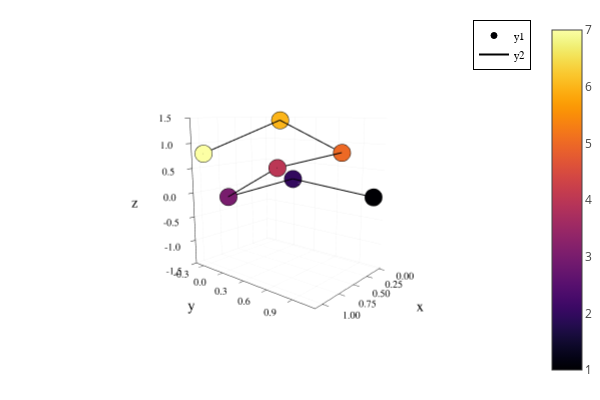

The code cell stored with this chart in its notebook:
### Code cell
newQ = dihedralRotate(newQ,1,pi/4)
fig = Plots.plot(zlim=(-1.5,1.5))
plotChain!(newQ)
display(fig)

### Figure 1 — Plotly figure (JSON) as saved in the notebook; plotly's stock layout.template omitted (floating-point values rounded to 4 significant figures; data arrays with more than 128 entries replaced by an {"elided": "..."} marker saying what was removed)
{"data": [{"colorbar": {"title": {"text": ""}}, "legendgroup": "y1", "marker": {"color": "rgba(0, 0, 4, 1.000)", "line": {"color": "rgba(0, 0, 0, 1)", "width": 1}, "size": 6, "symbol": "circle"}, "mode": "markers", "name": "y1", "scene": "scene", "showlegend": true, "type": "scatter3d", "x": [0.1], "xaxis": "x", "y": [1.1], "yaxis": "y", "z": [2.443e-09], "zaxis": "z", "zmax": 7, "zmin": 1}, {"colorbar": {"title": {"text": ""}}, "legendgroup": "y1", "marker": {"color": "rgba(51, 10, 94, 1.000)", "line": {"color": "rgba(0, 0, 0, 1)", "width": 1}, "size": 6, "symbol": "circle"}, "mode": "markers", "name": "y1", "scene": "scene", "showlegend": false, "type": "scatter3d", "x": [6.295e-09], "xaxis": "x", "y": [6.959e-09], "yaxis": "y", "z": [0.1], "zaxis": "z", "zmax": 7, "zmin": 1}, {"colorbar": {"title": {"text": ""}}, "legendgroup": "y1", "marker": {"color": "rgba(120, 28, 109, 1.000)", "line": {"color": "rgba(0, 0, 0, 1)", "width": 1}, "size": 6, "symbol": "circle"}, "mode": "markers", "name": "y1", "scene": "scene", "showlegend": false, "type": "scatter3d", "x": [1.0], "xaxis": "x", "y": [2.154e-09], "yaxis": "y", "z": [6.04e-09], "zaxis": "z", "zmax": 7, "zmin": 1}, {"colorbar": {"title": {"text": ""}}, "legendgroup": "y1", "marker": {"color": "rgba(187, 55, 85, 1.000)", "line": {"color": "rgba(0, 0, 0, 1)", "width": 1}, "size": 6, "symbol": "circle"}, "mode": "markers", "name": "y1", "scene": "scene", "showlegend": false, "type": "scatter3d", "x": [1.07], "xaxis": "x", "y": [0.7071], "yaxis": "y", "z": [0.7036], "zaxis": "z", "zmax": 7, "zmin": 1}, {"colorbar": {"title": {"text": ""}}, "legendgroup": "y1", "marker": {"color": "rgba(237, 105, 37, 1.000)", "line": {"color": "rgba(0, 0, 0, 1)", "width": 1}, "size": 6, "symbol": "circle"}, "mode": "markers", "name": "y1", "scene": "scene", "showlegend": false, "type": "scatter3d", "x": [0.07036], "xaxis": "x", "y": [0.7071], "yaxis": "y", "z": [0.8036], "zaxis": "z", "zmax": 7, "zmin": 1}, {"colorbar": {"title": {"text": ""}}, "legendgroup": "y1", "marker": {"color": "rgba(252, 181, 25, 1.000)", "line": {"color": "rgba(0, 0, 0, 1)", "width": 1}, "size": 6, "symbol": "circle"}, "mode": "markers", "name": "y1", "scene": "scene", "showlegend": false, "type": "scatter3d", "x": [0.1436], "xaxis": "x", "y": [-0.07036], "yaxis": "y", "z": [1.436], "zaxis": "z", "zmax": 7, "zmin": 1}, {"colorbar": {"title": {"text": ""}}, "legendgroup": "y1", "marker": {"color": "rgba(252, 255, 164, 1.000)", "line": {"color": "rgba(0, 0, 0, 1)", "width": 1}, "size": 6, "symbol": "circle"}, "mode": "markers", "name": "y1", "scene": "scene", "showlegend": false, "type": "scatter3d", "x": [0.99], "xaxis": "x", "y": [-0.3765], "yaxis": "y", "z": [0.7881], "zaxis": "z", "zmax": 7, "zmin": 1}, {"colorbar": {"title": {"text": ""}}, "hoverinfo": "none", "marker": {"cmax": 7, "cmin": 1, "color": [0.5], "colorscale": {"elided": "256x2 mixed values"}, "opacity": 1e-10, "showscale": true, "size": 1e-10}, "mode": "markers", "name": "y1", "scene": "scene", "showlegend": false, "type": "scatter3d", "x": [0.1], "xaxis": "x", "y": [1.1], "yaxis": "y", "z": [2.443e-09], "zaxis": "z", "zmax": 7, "zmin": 1}, {"colorbar": {"title": {"text": ""}}, "legendgroup": "y2", "line": {"color": "rgba(0, 0, 0, 1)", "dash": "solid", "shape": "linear", "width": 2}, "mode": "lines", "name": "y2", "scene": "scene", "showlegend": true, "type": "scatter3d", "x": [0.1, 6.295e-09, 1.0, 1.07, 0.07036, 0.1436, 0.99], "xaxis": "x", "y": [1.1, 6.959e-09, 2.154e-09, 0.7071, 0.7071, -0.07036, -0.3765], "yaxis": "y", "z": [2.443e-09, 0.1, 6.04e-09, 0.7036, 0.8036, 1.436, 0.7881], "zaxis": "z", "zmax": 7, "zmin": 1}], "layout": {"annotations": [], "height": 400, "legend": {"bgcolor": "rgba(255, 255, 255, 1.000)", "bordercolor": "rgba(0, 0, 0, 1)", "borderwidth": 1, "font": {"color": "rgba(0, 0, 0, 1)", "family": "sans-serif", "size": 11}, "title": {"font": {"color": "rgba(0, 0, 0, 1)", "family": "sans-serif", "size": 15}, "text": ""}, "tracegroupgap": 0, "traceorder": "normal", "x": 1, "xanchor": "auto", "y": 1, "yanchor": "auto"}, "margin": {"b": 20, "l": 0, "r": 0, "t": 20}, "paper_bgcolor": "rgba(255, 255, 255, 1.000)", "plot_bgcolor": "rgba(255, 255, 255, 1.000)", "scene": {"aspectmode": "auto", "aspectratio": {"x": 0.8145, "y": 1.123, "z": 1.093}, "camera": {"center": {"x": 0.2058, "y": 0.184, "z": 0.09774}, "eye": {"x": 2.162, "y": 1.826, "z": 0.5857}, "projection": {"type": "perspective"}, "up": {"x": 0, "y": 0, "z": 1}}, "domain": {"x": [0.09128, 0.9934], "y": [0.07581, 0.9902]}, "xaxis": {"gridcolor": "rgba(0, 0, 0, 0.1)", "gridwidth": 0.5, "linecolor": "rgba(0, 0, 0, 1)", "mirror": false, "range": [-0.03211, 1.102], "showgrid": true, "showline": true, "showticklabels": true, "tickangle": 0, "tickcolor": "rgb(0, 0, 0)", "tickfont": {"color": "rgba(0, 0, 0, 1)", "family": "sans-serif", "size": 11}, "tickmode": "array", "ticks": "inside", "ticktext": ["0.00", "0.25", "0.50", "0.75", "1.00"], "tickvals": [0, 0.25, 0.5, 0.75, 1], "title": {"font": {"color": "rgba(0, 0, 0, 1)", "family": "sans-serif", "size": 15}, "text": "x"}, "type": "linear", "visible": true, "zeroline": false, "zerolinecolor": "rgba(0, 0, 0, 1)"}, "yaxis": {"gridcolor": "rgba(0, 0, 0, 0.1)", "gridwidth": 0.5, "linecolor": "rgba(0, 0, 0, 1)", "mirror": false, "range": [-0.4207, 1.144], "showgrid": true, "showline": true, "showticklabels": true, "tickangle": 0, "tickcolor": "rgb(0, 0, 0)", "tickfont": {"color": "rgba(0, 0, 0, 1)", "family": "sans-serif", "size": 11}, "tickmode": "array", "ticks": "inside", "ticktext": ["-0.3", "0.0", "0.3", "0.6", "0.9"], "tickvals": [-0.3, 0, 0.3, 0.6, 0.9], "title": {"font": {"color": "rgba(0, 0, 0, 1)", "family": "sans-serif", "size": 15}, "text": "y"}, "type": "linear", "visible": true, "zeroline": false, "zerolinecolor": "rgba(0, 0, 0, 1)"}, "zaxis": {"gridcolor": "rgba(0, 0, 0, 0.1)", "gridwidth": 0.5, "linecolor": "rgba(0, 0, 0, 1)", "mirror": false, "range": [-1.5, 1.5], "showgrid": true, "showline": true, "showticklabels": true, "tickangle": 0, "tickcolor": "rgb(0, 0, 0)", "tickfont": {"color": "rgba(0, 0, 0, 1)", "family": "sans-serif", "size": 11}, "tickmode": "array", "ticks": "inside", "ticktext": ["-1.5", "-1.0", "-0.5", "0.0", "0.5", "1.0", "1.5"], "tickvals": [-1.5, -1, -0.5, 0, 0.5, 1, 1.5], "title": {"font": {"color": "rgba(0, 0, 0, 1)", "family": "sans-serif", "size": 15}, "text": "z"}, "type": "linear", "visible": true, "zeroline": false, "zerolinecolor": "rgba(0, 0, 0, 1)"}}, "showlegend": true, "width": 600}}
